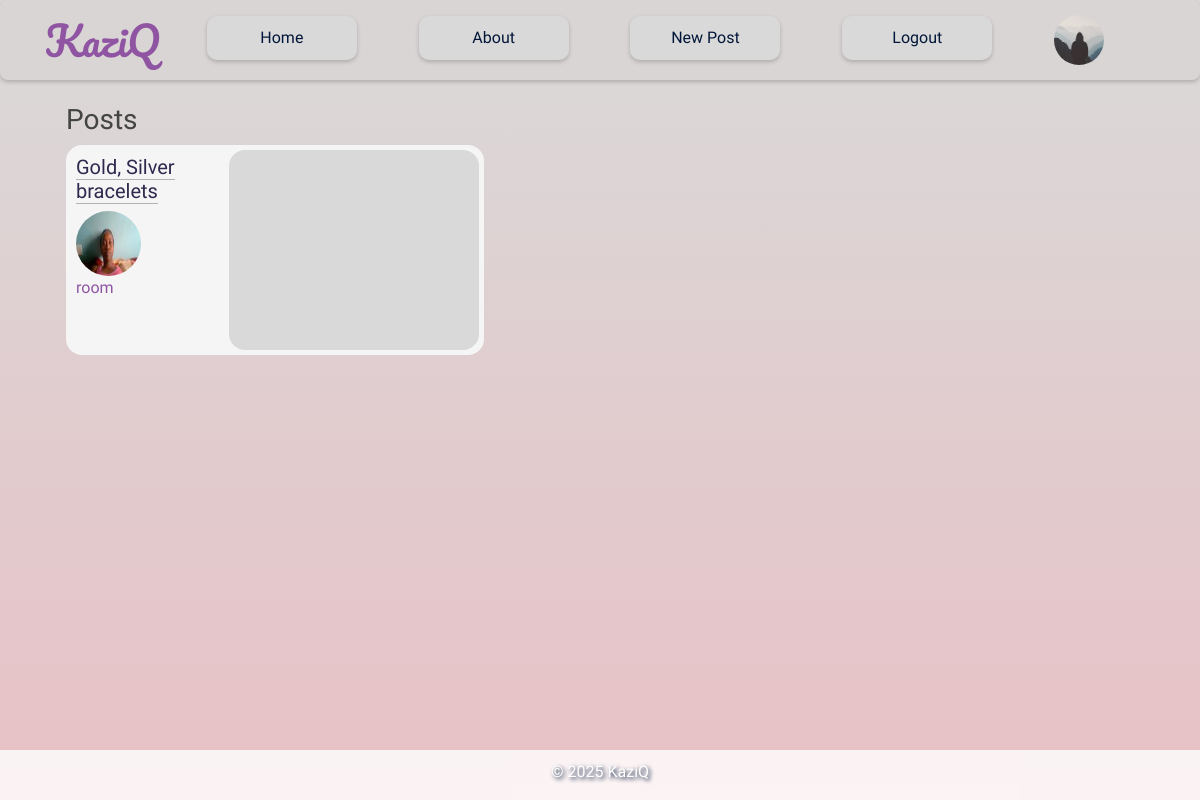
/post/1 (signed in), run on an earlier commit of the app's database.
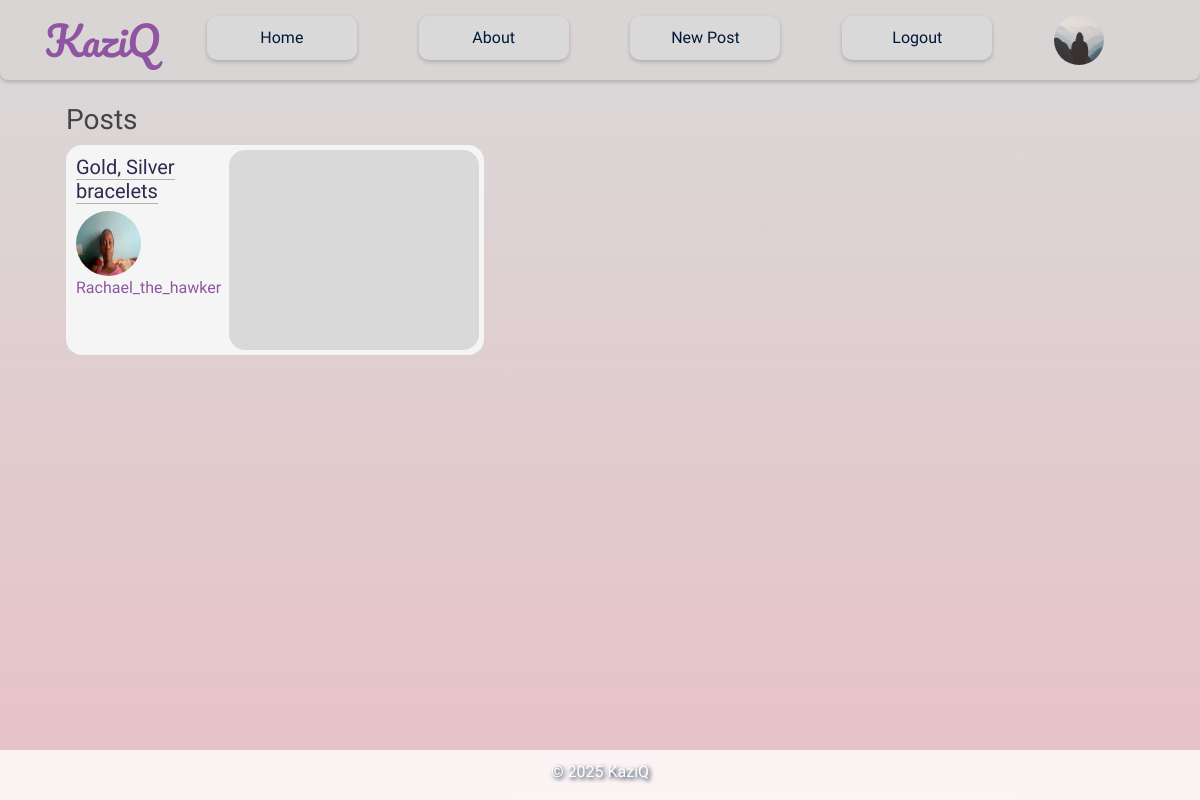
And on a later commit of the database.
### flaskblog/models.py (models this page shows, shortened)
class User(db.Model, UserMixin):
    id = db.Column(db.Integer, primary_key=True)
    username = db.Column(db.String(20), unique=True, nullable=False)
    email = db.Column(db.String(120), unique=True, nullable=False)
    whatsapp = db.Column(db.String(20), nullable=False)
    image_file = db.Column(db.String(20), nullable=False, default='default.jpg')
    password = db.Column(db.String(60), nullable=False)
    posts = db.relationship('Post', backref='author', lazy=True)

### flaskblog/routes.py (the view)
@app.route("/post/<int:post_id>")
def post(post_id):
    posts = Post.query.get_or_404(post_id)
    cart_items = CartItem.query.filter_by(user_id=current_user.id).all()
    return render_template('post.html', title=posts.title, posts=posts, cart_items=cart_items)

### flaskblog/__init__.py (called while the page is built)
@login_manager.user_loader
def load_user(user_id):
    return User.query.get(int(user_id))

@app.context_processor
def inject_min_max():
    return dict(min=min, max=max)

### flaskblog/templates/post.html (shortened to what this page needs)
{% extends 'layout.html' %}
{% block content %}
    <div class="post-container">
    <h3>Posts</h3>
    <article class="media content-section">
        <a href="{{ url_for('post', post_id=posts.id) }}" class="inner-content-section-link">
          <div class="inner-content-section">
            <div class="inner-content-section-metadata">
              <h5><a class="article-title" href="{{ url_for('post', post_id=posts.id)}}">{{ posts.title }}</a></h5>
              <img class="rounded-circle article-img" src="{{ url_for('static', filename='profile_pics/' + posts.author.image_file) }}">
                <div class="media-body">
                  <div class="article-metadata">
                    <a class="mr-2 username" href="{{url_for('user_posts', username=posts.author.username)}}">{{ posts.author.username }}</a>
                  </div>
                </div>
            </div>
            <div class="post-image-container">
            </div>
          </div>
        </a>
      </article>
    </div>
{% endblock %}

What changed in the data, as far as the page shows it:
changed User: author.username "room" → "Rachael_the_hawker"
